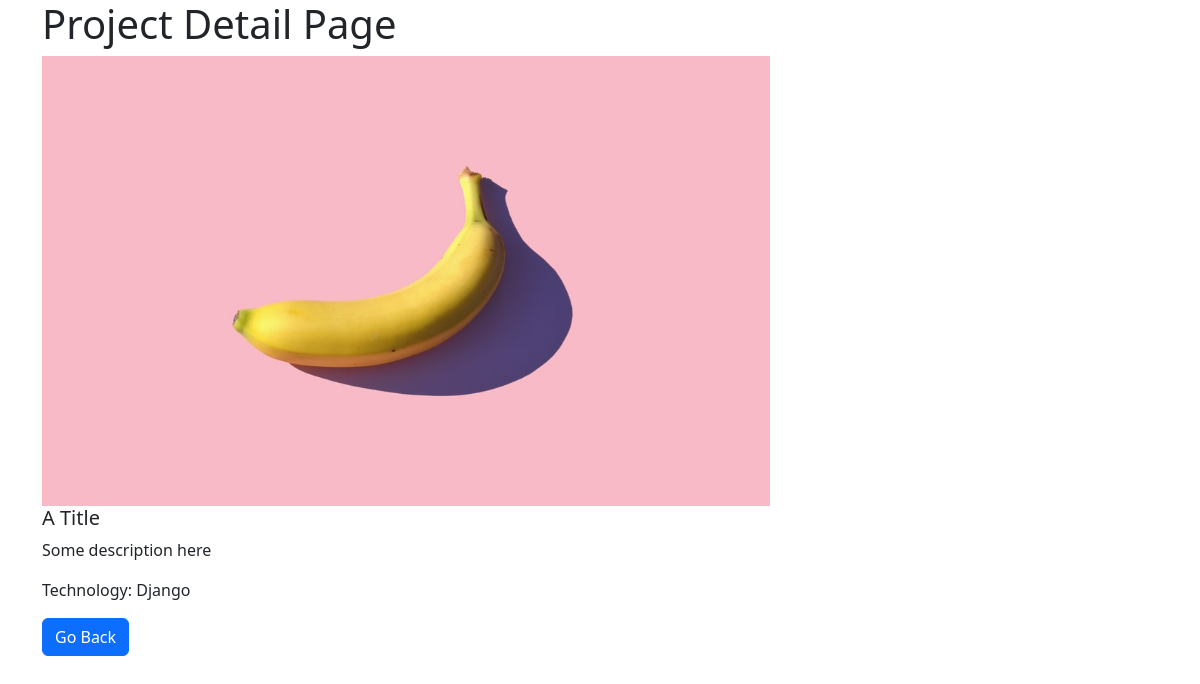
The app's page /all-projects/1 with its own data.
### projects/models.py (models this page shows)
class Projects(models.Model):
    title = models.CharField(max_length=100)
    description = models.TextField()
    technology = models.CharField(max_length=20)
    image = models.CharField(max_length=100)

### projects/views.py (the view)
# urls.py: path('<int:pk>', views.projects_detail, name='project_detail'),
def projects_detail(request, pk):
    project = Projects.objects.get(pk=pk)
    context = {'project': project}
    return render(request, 'projects/project.html', context)

### projects/templates/projects/project.html (shortened to what this page needs)
{% extends 'projects/base.html' %}
{% load static %}
{% block content %}
<div class="container">
    <h1>Project Detail Page</h1>
    <img class="card-img-top" style="height: 450px; width: auto" src="{% static project.image %}" alt="Project image" />
    <h5>{{ project.title }}</h5>
    <p>{{ project.description }}</p>
    <p>Technology: {{ project.technology }}</p>
    <a href="{% url 'projects:all_projects' %}" class="btn btn-primary">Go Back</a>
</div>
{% endblock %}

### records on screen
Projects: image (placeholder picture), title "A Title", description "Some description here", technology "Django"
